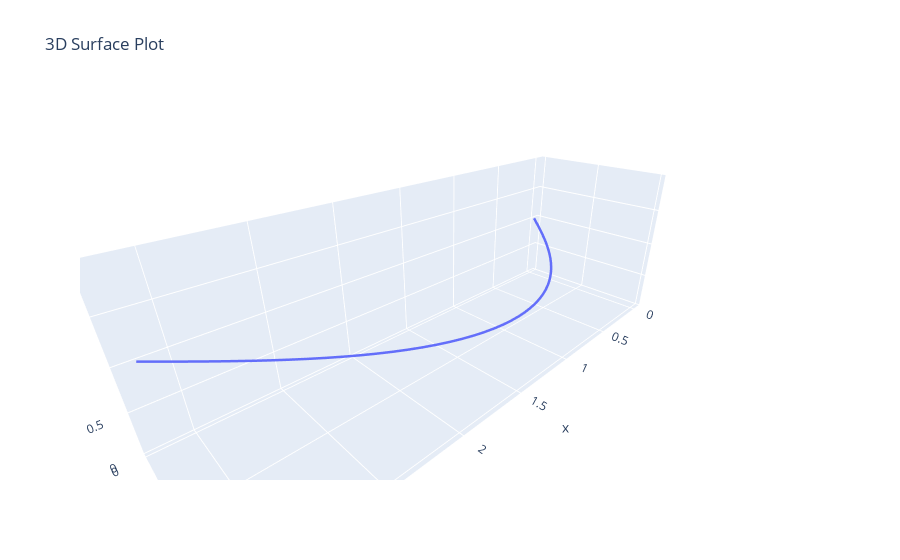

The notebook cell this image was saved under:
### Code cell
av.plot3d_parametric_curve(curve1(t),(t,0,np.pi))
